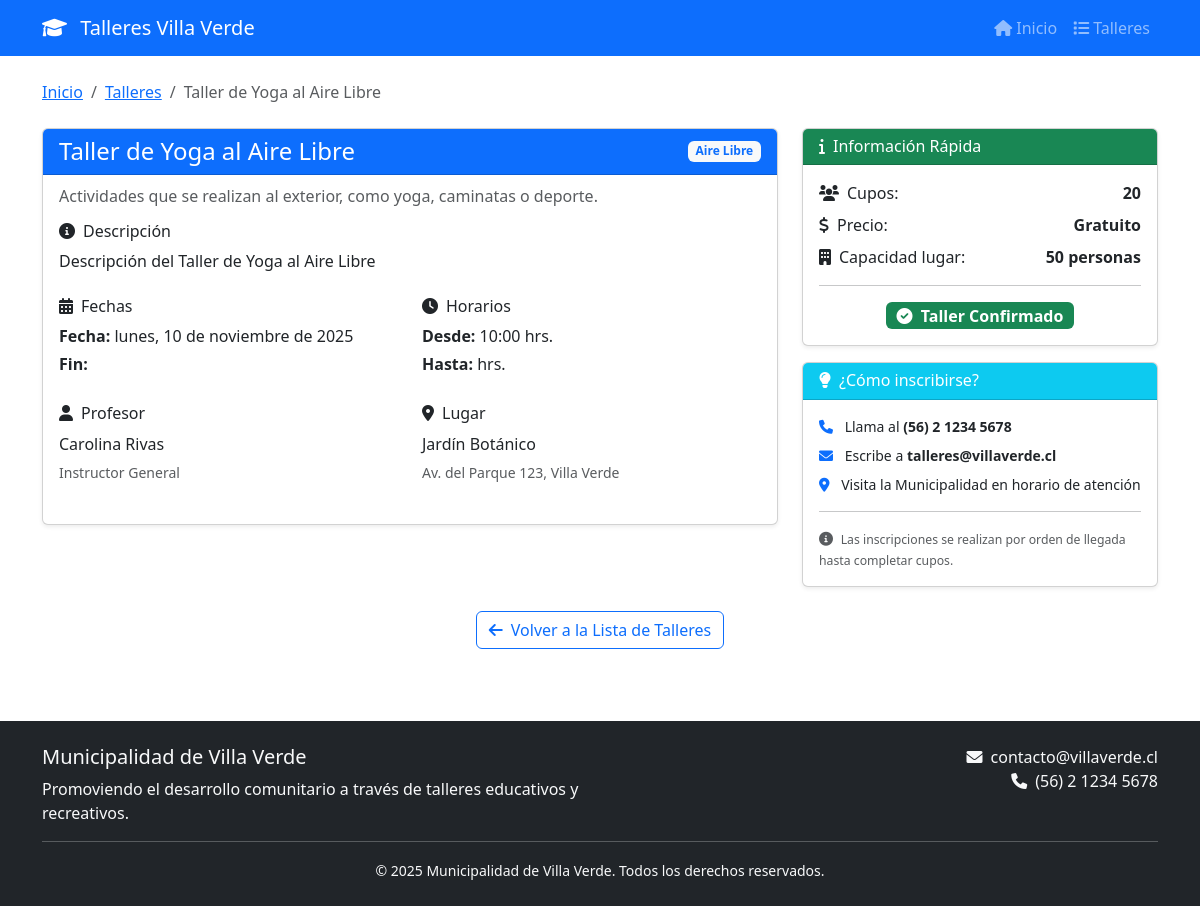
Page /talleres/1/ on the committed database.
### talleres/models.py (models this page shows, shortened)
class Taller(models.Model):
    ESTADO_CHOICES = [
        ('pendiente', 'Pendiente'),
        ('aceptado', 'Aceptado'),
        ('rechazado', 'Rechazado'),
    ]
    titulo = models.CharField(max_length=200, verbose_name="Título")
    descripcion = models.TextField(blank=True)
    categoria = models.ForeignKey(Categoria, on_delete=models.CASCADE)
    profesor = models.ForeignKey(Profesor, on_delete=models.CASCADE)
    lugar = models.ForeignKey(Lugar, on_delete=models.CASCADE)
    fecha = models.DateField(verbose_name="Fecha del taller")
    hora_inicio = models.TimeField(default='10:00')
    duracion_horas = models.DecimalField(
        max_digits=4,
        decimal_places=1,
        verbose_name="Duración (horas)"
    )
    cupos_maximos = models.PositiveIntegerField(default=20)
    precio = models.DecimalField(max_digits=10, decimal_places=2, default=0)
    estado = models.CharField(
        max_length=10,
        choices=ESTADO_CHOICES,
        default='pendiente'
    )
    observacion = models.TextField(blank=True, null=True, verbose_name="Observaciones")
    creado_por = models.ForeignKey(
        User,
        on_delete=models.CASCADE,
        related_name='talleres_creados'
    )
    fecha_creacion = models.DateTimeField(auto_now_add=True)
    fecha_modificacion = models.DateTimeField(auto_now=True)
    class Meta:
        verbose_name = "Taller"
        verbose_name_plural = "Talleres"
        ordering = ['-fecha_creacion']

class Categoria(models.Model):
    nombre = models.CharField(max_length=100, unique=True)
    descripcion = models.TextField(blank=True)
    activa = models.BooleanField(default=True)
    class Meta:
        verbose_name = "Categoría"
        verbose_name_plural = "Categorías"
        ordering = ['nombre']

class Profesor(models.Model):
    nombre = models.CharField(max_length=100)
    apellido = models.CharField(max_length=100)
    rut = models.CharField(
        max_length=12,
        unique=True,
        validators=[RegexValidator(
            regex=r'^\d{7,8}-[0-9kK]$',
            message='RUT debe tener formato 12345678-9'
        )]
    )
    email = models.EmailField()
    telefono = models.CharField(max_length=15, blank=True)
    especialidad = models.CharField(max_length=200)
    activo = models.BooleanField(default=True)
    class Meta:
        verbose_name = "Profesor"
        verbose_name_plural = "Profesores"
        ordering = ['apellido', 'nombre']
    @property
    def nombre_completo(self):
        return f"{self.nombre} {self.apellido}"

class Lugar(models.Model):
    nombre = models.CharField(max_length=200)
    direccion = models.CharField(max_length=300)
    capacidad_maxima = models.PositiveIntegerField()
    descripcion = models.TextField(blank=True)
    activo = models.BooleanField(default=True)
    class Meta:
        verbose_name = "Lugar"
        verbose_name_plural = "Lugares"
        ordering = ['nombre']

### web/views.py (the view)
# urls.py: path('talleres/<int:taller_id>/', views.detalle_taller, name='detalle_taller'),
def detalle_taller(request, taller_id):
    taller = get_object_or_404(
        Taller.objects.select_related('categoria', 'profesor', 'lugar'),
        id=taller_id,
        estado='aceptado',
        fecha__gte=timezone.now().date()
    )
    context = {
        'taller': taller,
    }
    return render(request, 'web/detalle_taller.html', context)

### templates/web/detalle_taller.html (shortened to what this page needs)
{% extends 'base.html' %}
{% block content %}
<div class="container">
    <nav aria-label="breadcrumb" class="mb-4">
        <ol class="breadcrumb">
            <li class="breadcrumb-item"><a href="{% url 'web:inicio' %}">Inicio</a></li>
            <li class="breadcrumb-item"><a href="{% url 'web:lista_talleres' %}">Talleres</a></li>
            <li class="breadcrumb-item active">{{ taller.titulo }}</li>
        </ol>
    </nav>
    <div class="row">
        <div class="col-md-8">
            <div class="card shadow-sm">
                <div class="card-header bg-primary text-white">
                    <div class="d-flex justify-content-between align-items-center">
                        <h4 class="mb-0">{{ taller.titulo }}</h4>
                        <span class="badge bg-light text-primary">{{ taller.categoria.nombre }}</span>
                    </div>
                </div>
                <div class="card-body">
                    <h6 class="card-subtitle mb-3 text-muted">{{ taller.categoria.descripcion }}</h6>
                    <div class="mb-4">
                        <h6><i class="fas fa-info-circle me-2"></i>Descripción</h6>
                        <p class="text-justify">{{ taller.descripcion }}</p>
                    </div>
                    <div class="row mb-4">
                        <div class="col-md-6">
                            <h6><i class="fas fa-calendar-alt me-2"></i>Fechas</h6>
                            <p class="mb-1">
                                <strong>Fecha:</strong> {{ taller.fecha|date:"l, d \d\e F \d\e Y" }}
                            </p>
                            <p class="mb-1">
                                <strong>Fin:</strong> {{ taller.fecha_fin|date:"l, d \d\e F \d\e Y" }}
                            </p>
                        </div>
                        <div class="col-md-6">
                            <h6><i class="fas fa-clock me-2"></i>Horarios</h6>
                            <p class="mb-1">
                                <strong>Desde:</strong> {{ taller.hora_inicio|time:"H:i" }} hrs.
                            </p>
                            <p class="mb-1">
                                <strong>Hasta:</strong> {{ taller.hora_fin|time:"H:i" }} hrs.
                            </p>
                        </div>
                    </div>
                    <div class="row mb-4">
                        <div class="col-md-6">
                            <h6><i class="fas fa-user me-2"></i>Profesor</h6>
                            <p class="mb-1">{{ taller.profesor.nombre_completo }}</p>
                            <small class="text-muted">{{ taller.profesor.especialidad }}</small>
                        </div>
                        <div class="col-md-6">
                            <h6><i class="fas fa-map-marker-alt me-2"></i>Lugar</h6>
                            <p class="mb-1">{{ taller.lugar.nombre }}</p>
                            <small class="text-muted">{{ taller.lugar.direccion }}</small>
                        </div>
                    </div>
                </div>
            </div>
        </div>
        <div class="col-md-4">
            <div class="card shadow-sm mb-3">
                <div class="card-header bg-success text-white">
                    <h6 class="mb-0"><i class="fas fa-info me-2"></i>Información Rápida</h6>
                </div>
                <div class="card-body">
                    <div class="d-flex justify-content-between mb-2">
                        <span><i class="fas fa-users me-2"></i>Cupos:</span>
                        <strong>{{ taller.cupos_maximos }}</strong>
                    </div>
                    <div class="d-flex justify-content-between mb-2">
                        <span><i class="fas fa-dollar-sign me-2"></i>Precio:</span>
                        <strong>
                            {% if taller.precio > 0 %}
                                ${{ taller.precio|floatformat:0 }}
                            {% else %}
                                Gratuito
                            {% endif %}
                        </strong>
                    </div>
                    <div class="d-flex justify-content-between mb-2">
                        <span><i class="fas fa-building me-2"></i>Capacidad lugar:</span>
                        <strong>{{ taller.lugar.capacidad_maxima }} personas</strong>
                    </div>
                    <hr>
                    <div class="text-center">
                        <span class="badge bg-success fs-6">
                            <i class="fas fa-check-circle me-1"></i>
                            Taller Confirmado
                        </span>
                    </div>
                </div>
            </div>
            <div class="card shadow-sm">
                <div class="card-header bg-info text-white">
                    <h6 class="mb-0"><i class="fas fa-lightbulb me-2"></i>¿Cómo inscribirse?</h6>
                </div>
                <div class="card-body">
                    <div class="small">
                        <p class="mb-2">
                            <i class="fas fa-phone me-2 text-primary"></i>
                            Llama al <strong>(56) 2 1234 5678</strong>
                        </p>
                        <p class="mb-2">
                            <i class="fas fa-envelope me-2 text-primary"></i>
                            Escribe a <strong>talleres@villaverde.cl</strong>
                        </p>
                        <p class="mb-2">
                            <i class="fas fa-map-marker-alt me-2 text-primary"></i>
                            Visita la Municipalidad en horario de atención
                        </p>
                        <hr>
                        <p class="mb-0 text-muted">
                            <i class="fas fa-info-circle me-1"></i>
                            <small>Las inscripciones se realizan por orden de llegada hasta completar cupos.</small>
                        </p>
                    </div>
                </div>
            </div>
        </div>
    </div>
    <div class="row mt-4">
        <div class="col-12">
            <div class="text-center">
                <a href="{% url 'web:lista_talleres' %}" class="btn btn-outline-primary">
                    <i class="fas fa-arrow-left me-2"></i>Volver a la Lista de Talleres
                </a>
            </div>
        </div>
    </div>
</div>
{% endblock %}

### rows in the picture
Taller: titulo "Taller de Yoga al Aire Libre", categoria.nombre "Aire Libre", categoria.descripcion "Actividades que se realizan al exterior, como yoga, caminatas o deporte.", descripcion "Descripción del Taller de Yoga al Aire Libre", fecha "lunes, 10 de noviembre de 2025", hora_inicio "10:00", profesor.nombre_completo "Carolina Rivas", profesor.especialidad "Instructor General", lugar.nombre "Jardín Botánico", lugar.direccion "Av. del Parque 123, Villa Verde", cupos_maximos "20", lugar.capacidad_maxima "50"
